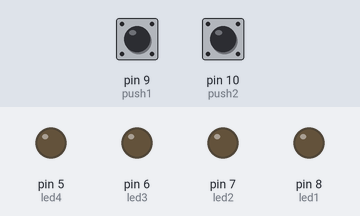
Simulated run of this program. Board: MicroPython board. Shown: output pins drawn as LEDs (lit = HIGH). The test bench sets the inputs (shaded band); at power-on: pin 9 (push1) LOW, pin 10 (push2) LOW.

Above: at 1.2 s.
1.3 s: pin 9 (push1) pulled HIGH for 0.15 s
At 2.5 s:
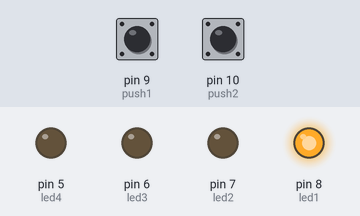
2.9 s: pin 9 (push1) pulled HIGH for 1 s
At 4.1 s:
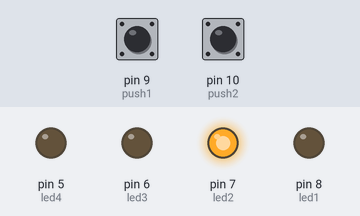
5.4 s: pin 9 (push1) pulled HIGH for 0.15 s
At 5.7 s:
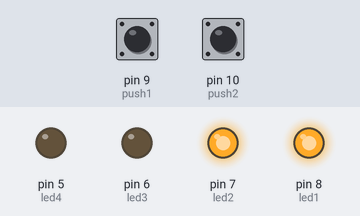
7.0 s: pin 9 (push1) pulled HIGH for 3.2 s
At 8.4 s:
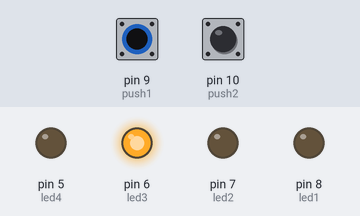
11.7 s: pin 9 (push1) pulled HIGH for 0.15 s
At 12.9 s:
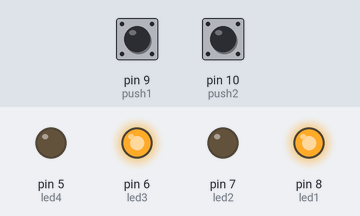
13.3 s: pin 9 (push1) pulled HIGH for 1 s
At 14.4 s:
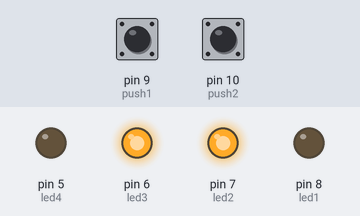
Timing chart, 0 to 16.3 s (numbered marks = the images above; inputs shaded):
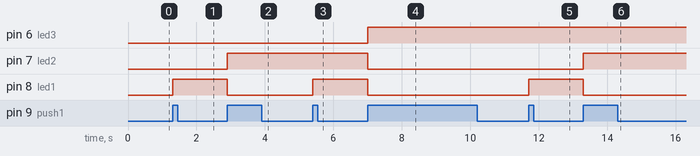

Measured:
- after the input at 1.3 s, pin 8 (led1): LOW → HIGH at once
- after the input at 2.9 s, pin 7 (led2): LOW → HIGH at once; pin 8 (led1): HIGH → LOW at once
- after the input at 5.4 s, pin 8 (led1): LOW → HIGH at once
- after the input at 7.0 s, pin 6 (led3): LOW → HIGH at once; pin 7 (led2), pin 8 (led1): HIGH → LOW at once
- after the input at 11.7 s, pin 8 (led1): LOW → HIGH at once
- after the input at 13.3 s, pin 7 (led2): LOW → HIGH at once; pin 8 (led1): HIGH → LOW at once

The program:

switch_push.py
```python
from enPiTEmbShild import LED, PUSH

def busy_wait():
  for _ in range(100000):
    pass

def main():
  led_data = 0
  push1_pstate = PUSH.PUSH_OFF
  push2_pstate = PUSH.PUSH_OFF
  push1_state = PUSH.PUSH_OFF
  push2_state = PUSH.PUSH_OFF

  led = LED()
  push = PUSH()

  while True:
    push1_state = push.sense_push1()
    if ((push1_state == PUSH.PUSH_ON) and (push1_pstate == PUSH.PUSH_OFF)):
      led_data += 1
    push1_pstate = push1_state

    push2_state = push.sense_push2()
    if ((push2_state == PUSH.PUSH_ON) and (push2_pstate == PUSH.PUSH_OFF)):
      led_data -= 1
    push2_pstate = push2_state

    led.out_bdigit(led_data)

if __name__ == '__main__':
  main()
```

enPiTEmbShild.py
```python
from machine import Pin
import micropython

micropython.opt_level(2)

class LED:
  LED1 = 1
  LED2 = 2
  LED3 = 4
  LED4 = 8
  def __init__(self):
    self.led1 = Pin('PA8', Pin.OUT, Pin.PULL_NONE)
    self.led2 = Pin('PA7', Pin.OUT, Pin.PULL_NONE)
    self.led3 = Pin('PA6', Pin.OUT, Pin.PULL_NONE)
    self.led4 = Pin('PA5', Pin.OUT, Pin.PULL_NONE)
    self.led1.low()
    self.led2.low()
    self.led3.low()
    self.led4.low()

  def out_bdigit(self, led_data):
    if (led_data & 0x01) == 0:
      self.led1.low()
    else:
      self.led1.high()
    if (led_data & 0x02) == 0:
      self.led2.low()
    else:
      self.led2.high()
    if (led_data & 0x04) == 0:
      self.led3.low()
    else:
      self.led3.high()
    if (led_data & 0x08) == 0:
      self.led4.low()
    else:
      self.led4.high()

class PUSH:
  PUSH1 = 1
  PUSH2 = 2

  PUSH_OFF = 0
  PUSH_ON  = 1

  def __init__(self):
    self.push1 = Pin('PA9', Pin.IN, Pin.PULL_NONE)
    self.push2 = Pin('PA10', Pin.IN, Pin.PULL_NONE)

  def sense(self):
    reg = 0
    if self.push1.value() == 1:
      reg = self.PUSH1
    if self.push2.value() == 1:
      reg |= self.PUSH2
    return reg

  def sense_push1(self):
    if self.push1.value() == 1:
      return self.PUSH_ON
    else:
      return self.PUSH_OFF

  def sense_push2(self):
    if self.push2.value() == 1:
      return self.PUSH_ON
    else:
      return self.PUSH_OFF

  def push1_int(self,handler,pri):
    self.push1.irq(handler, Pin.IRQ_RISING, pri)

  def push2_int(self,handler,pri):
    self.push2.irq(handler, Pin.IRQ_RISING, pri)

class SW:
  SW_OFF = 0
  SW_ON  = 1
  SW1 = 1
  SW2 = 2
  SW3 = 4
  SW4 = 8

  def __init__(self):
    self.sw1 = Pin('PB3', Pin.IN, Pin.PULL_NONE)
    self.sw2 = Pin('PB4', Pin.IN, Pin.PULL_NONE)
    self.sw3 = Pin('PB5', Pin.IN, Pin.PULL_NONE)
    self.sw4 = Pin('PB6', Pin.IN, Pin.PULL_NONE)

  def sense(self):
    reg = 0
    if self.sw1.value() == 1:
      reg = self.SW1
    if self.sw2.value() == 1:
      reg |= self.SW2
    if self.sw3.value() == 1:
      reg |= self.SW3
    if self.sw4.value() == 1:
      reg |= self.SW4
    return reg

  def sense_sw1(self):
    if self.sw1.value() == 1:
      return self.SW_ON
    else:
      return self.SW_OFF

  def sense_sw2(self):
    if self.sw2.value() == 1:
      return self.SW_ON
    else:
      return self.SW_OFF
```
